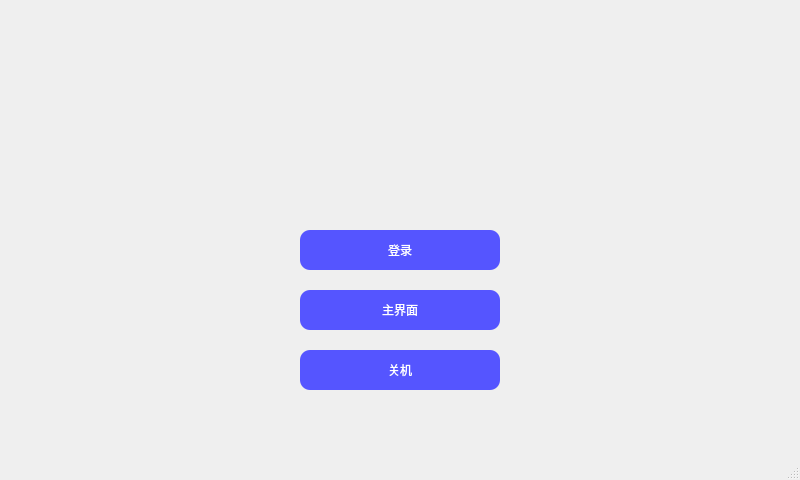
<?xml version="1.0" encoding="UTF-8"?>
<ui version="4.0">
 <class>Openpanel</class>
 <widget class="QMainWindow" name="Openpanel">
  <property name="geometry">
   <rect>
    <x>0</x>
    <y>0</y>
    <width>800</width>
    <height>480</height>
   </rect>
  </property>
  <property name="minimumSize">
   <size>
    <width>800</width>
    <height>480</height>
   </size>
  </property>
  <property name="maximumSize">
   <size>
    <width>800</width>
    <height>480</height>
   </size>
  </property>
  <property name="windowTitle">
   <string>神荼系统</string>
  </property>
  <property name="styleSheet">
   <string notr="true">#Openpanel{border-image: url(:/lay/welcome.PNG);}
</string>
  </property>
  <widget class="QWidget" name="centralwidget">
   <widget class="QPushButton" name="PowerOffBt">
    <property name="geometry">
     <rect>
      <x>300</x>
      <y>350</y>
      <width>200</width>
      <height>40</height>
     </rect>
    </property>
    <property name="minimumSize">
     <size>
      <width>200</width>
      <height>40</height>
     </size>
    </property>
    <property name="maximumSize">
     <size>
      <width>200</width>
      <height>40</height>
     </size>
    </property>
    <property name="styleSheet">
     <string notr="true">border-radius:10px;padding:2px 4px;
font: 75 13pt &quot;Arial&quot;;
color: rgb(255, 255, 255);
background-color: rgb(85, 85, 255);</string>
    </property>
    <property name="text">
     <string>关机</string>
    </property>
    <property name="flat">
     <bool>false</bool>
    </property>
   </widget>
   <widget class="QPushButton" name="RecogBt">
    <property name="geometry">
     <rect>
      <x>300</x>
      <y>290</y>
      <width>200</width>
      <height>40</height>
     </rect>
    </property>
    <property name="minimumSize">
     <size>
      <width>200</width>
      <height>40</height>
     </size>
    </property>
    <property name="maximumSize">
     <size>
      <width>200</width>
      <height>40</height>
     </size>
    </property>
    <property name="styleSheet">
     <string notr="true">border-radius:10px;padding:2px 4px;
font: 75 13pt &quot;Arial&quot;;
color: rgb(255, 255, 255);
background-color: rgb(85, 85, 255);</string>
    </property>
    <property name="text">
     <string>主界面</string>
    </property>
    <property name="flat">
     <bool>false</bool>
    </property>
   </widget>
   <widget class="QPushButton" name="LoginBt">
    <property name="geometry">
     <rect>
      <x>300</x>
      <y>230</y>
      <width>200</width>
      <height>40</height>
     </rect>
    </property>
    <property name="minimumSize">
     <size>
      <width>200</width>
      <height>40</height>
     </size>
    </property>
    <property name="maximumSize">
     <size>
      <width>200</width>
      <height>40</height>
     </size>
    </property>
    <property name="styleSheet">
     <string notr="true">border-radius:10px;padding:2px 4px;
font: 75 13pt &quot;Arial&quot;;
color: rgb(255, 255, 255);
background-color: rgb(85, 85, 255);</string>
    </property>
    <property name="text">
     <string>登录</string>
    </property>
    <property name="flat">
     <bool>false</bool>
    </property>
   </widget>
  </widget>
  <widget class="QMenuBar" name="menubar">
   <property name="geometry">
    <rect>
     <x>0</x>
     <y>0</y>
     <width>800</width>
     <height>22</height>
    </rect>
   </property>
  </widget>
  <widget class="QStatusBar" name="statusbar"/>
 </widget>
 <resources>
  <include location="welcome.qrc"/>
 </resources>
 <connections/>
</ui>
